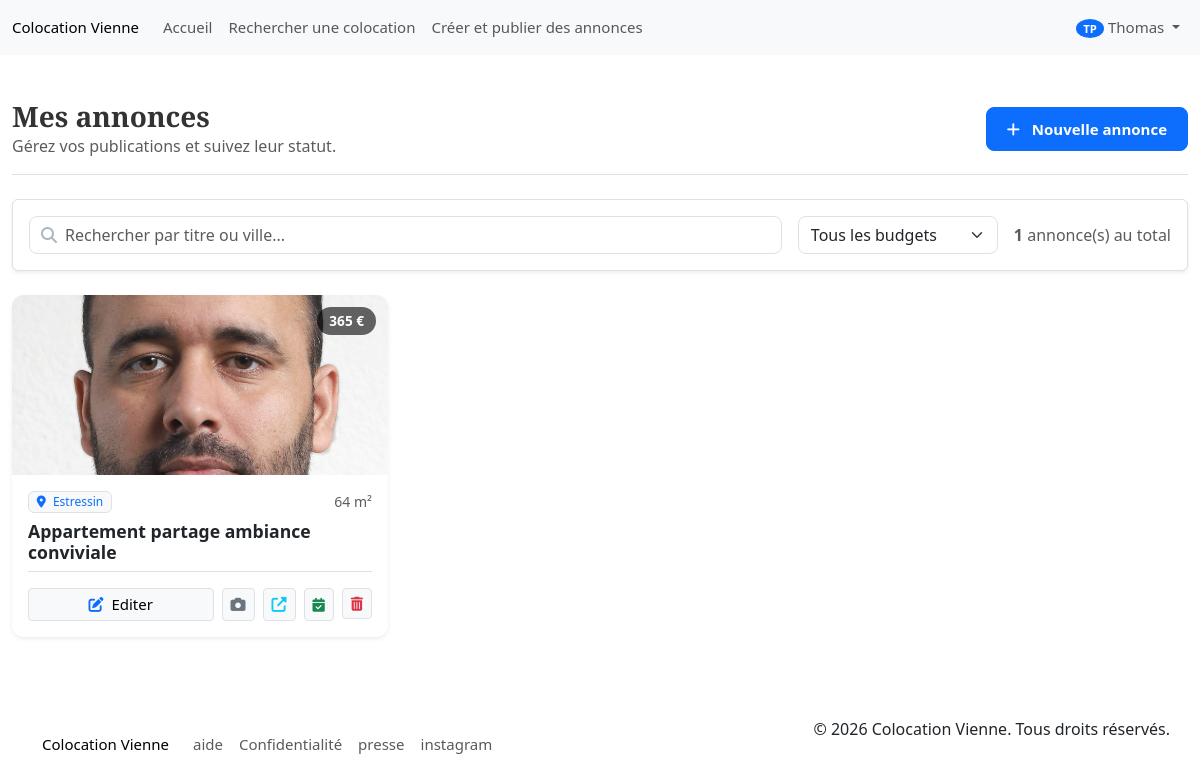
Screenshot of /pages/page_annonce.php (signed in) with the database file from the repository.
### tables this page shows
CREATE TABLE `utilisateur` (
  `id_utilisateur` int(11) NOT NULL,
  `nom` varchar(40) NOT NULL,
  `email` varchar(100) NOT NULL,
  `mot_de_passe` varchar(100) NOT NULL,
  `situation_professionnel` varchar(40) NOT NULL,
  `garant` tinyint(1) NOT NULL,
  `retraite` decimal(10,2) NOT NULL,
  `caisse_allocation_familial` decimal(10,2) NOT NULL,
  `date_naissance` date NOT NULL,
  `photo_profil` varchar(250) NOT NULL,
  `salaire_mensuel_net` decimal(10,2) NOT NULL,
  `prenom` varchar(40) NOT NULL,
  `revenu_fiscal` varchar(50) NOT NULL,
  `id_role` int(11) NOT NULL,
  `type_compte` enum('colocataire','propriétaire') DEFAULT 'colocataire',
  `last_activity` datetime DEFAULT NULL
);

CREATE TABLE `annonce_utilisateur` (
  `id_utilisateur` int(11) NOT NULL,
  `id_annonce` int(11) NOT NULL
);

CREATE TABLE `annonce` (
  `id_annonce` int(11) NOT NULL,
  `titre` varchar(50) NOT NULL,
  `adresse_1` varchar(255) NOT NULL,
  `adresse_2` varchar(255) DEFAULT NULL,
  `adresse_3` varchar(255) DEFAULT NULL,
  `adresse_4` varchar(255) DEFAULT NULL,
  `ville` varchar(50) NOT NULL,
  `code_postal` int(11) NOT NULL,
  `loyer_location_chez_habitant` decimal(10,2) NOT NULL,
  `description` text NOT NULL,
  `surface_logement` decimal(10,2) NOT NULL,
  `surface_chambres` decimal(10,2) NOT NULL,
  `nombre_chambre` int(11) NOT NULL,
  `date_expiration` date DEFAULT NULL,
  `date_publication` date NOT NULL,
  `date_modification` date NOT NULL,
  `carte_coordonnee_GPS` varchar(40) DEFAULT NULL,
  `date_cloture` date DEFAULT NULL,
  `loyer_colocation` decimal(10,2) NOT NULL
);

### pages/page_annonce.php (the view, shortened to what the rows shown need)
<?php
require_once '../init.php';
require_once(__DIR__ . "/../app/Views/partials/header.php");
$userId = (int) $_SESSION['user_id'];
$annonces = $annonceDAO->getAllAnouncesByUserId($userId);
?>
<div class="container" style="margin-top: 100px; margin-bottom: 50px; max-width: 1200px;">
    <div class="d-flex justify-content-between align-items-center mb-4 pb-3 border-bottom">
        <div>
            <h1 style="font-size: 1.75rem; font-weight: 700; color: #333; margin: 0;">Mes annonces</h1>
        </div>
    </div>
    <?php if (empty($annonces)): ?>
        <div class="text-center py-5 bg-light rounded-4 border-2 border-dashed">
            <div class="mb-3"><i class="fas fa-home fa-3x text-light-emphasis"></i></div>
            <h4>Aucune annonce pour le moment</h4>
            <p class="text-muted">Commencez par créer votre première annonce de colocation.</p>
            <a href="<?php echo Config::url('/annonce/create'); ?>" class="btn btn-outline-primary mt-2">Créer une annonce</a>
        </div>
    <?php else: ?>
        <div class="row g-4" id="manageGrid">
            <?php foreach ($annonces as $a): ?>
                <?php
                    $photoUrl = $a->getPhoto();
                    $image = !empty($photoUrl)
                        ? (strpos($photoUrl, 'http') === 0 ? $photoUrl : Config::url($photoUrl))
                        : 'https://images.unsplash.com/photo-1560448204-e02f11c3d0e2?auto=format&fit=crop&w=400&q=80';
                    $searchText = strtolower($a->getTitre() . ' ' . $a->getVille());
                ?>
                <div class="col-md-6 col-lg-4 manage-card-wrapper" data-search="<?php echo htmlspecialchars($searchText); ?>" data-price="<?php echo $a->getLoyerHabitant(); ?>">
                    <div class="card h-100 border-0 shadow-sm overflow-hidden" style="border-radius: 12px; transition: transform 0.2s;">
                        <div style="position: relative; height: 180px;">
                            <img src="<?php echo htmlspecialchars($image); ?>" class="card-img-top w-100 h-100" style="object-fit: cover;" alt="Aperçu">
                            <div style="position: absolute; top: 12px; right: 12px; background: rgba(0,0,0,0.6); color: white; padding: 4px 12px; border-radius: 20px; font-size: 0.85rem; font-weight: 600;">
                                <?php echo number_format($a->getLoyerHabitant(), 0, ',', ' '); ?> €
                            </div>
                        </div>
                        <div class="card-body d-flex flex-column">
                            <div class="d-flex justify-content-between align-items-start mb-2">
                                <span class="badge bg-light text-primary border" style="font-weight: 500;">
                                    <i class="fas fa-map-marker-alt me-1"></i> <?php echo htmlspecialchars($a->getVille()); ?>
                                </span>
                                <small class="text-muted"><?php echo htmlspecialchars($a->getSurfaceLogement()); ?>
                                m²</small>
                            </div>
                            <h5 class="card-title text-dark" style="font-weight: 600; font-size: 1.1rem;"><?php echo htmlspecialchars($a->getTitre()); ?></h5>
                            <div class="mt-auto pt-3 border-top d-flex gap-2">
                                <a href="<?php echo Config::url('annonce/edit?id=' . $a->getId()); ?>" class="btn btn-sm btn-light border flex-grow-1" style="font-weight: 500;">
                                    <i class="fas fa-edit me-1 text-primary"></i> Editer
                                </a>
                                <a href="modifier_photos.php?id_annonce=<?php echo $a->getId(); ?>" class="btn btn-sm btn-light border" title="Photos">
                                    <i class="fas fa-camera text-secondary"></i>
                                </a>
                                <a href="<?php echo Config::url("annonce/show?id="). $a->getId(); ?>" class="btn btn-sm btn-light border" title="Voir l'aperçu">
                                    <i class="fas fa-external-link-alt text-info"></i>
                                </a>
                                <button type="button" class="btn btn-sm btn-light border" title="Gérer les visites" data-bs-toggle="modal" data-bs-target="#visitModal<?php echo $a->getId(); ?>">
                                    <i class="fas fa-calendar-check text-success"></i>
                                </button>
                                <form action="<?php echo Config::url('annonce/delete'); ?>" method="POST" onsubmit="return confirm('Voulez-vous vraiment supprimer cette annonce ?');" class="d-inline">
                                    <button type="submit" class="btn btn-sm btn-light border text-danger" title="Supprimer">
                                        <i class="fas fa-trash-alt"></i>
                                    </button>
                                </form>
                            </div>
                        </div>
                    </div>
                </div>
            <?php endforeach; ?>
        </div>
    <?php endif; ?>
</div>
<?php require_once(__DIR__ . "/../app/Views/partials/footer.php"); ?>

### app/Views/partials/header.php (shortened to what the rows shown need)
<?php
global $userDAO, $messageDAO;
function getUserAvatar($user_id, $userDAO) {
    try {
        $user = $userDAO->getById($user_id);
        if ($user && !empty($user->getPhotoProfil())) {
            $server_path = $_SERVER['DOCUMENT_ROOT'] . Config::url("pages/be/" . $user->getPhotoProfil());
        }
        $initials = '';
        if ($user) {
            if (!empty($user->getPrenom()) && !empty($user->getNom())) {
                $initials = strtoupper(substr($user->getPrenom(), 0, 1) . substr($user->getNom(), 0, 1));
            } elseif (!empty($user->getPrenom())) {
                $initials = strtoupper(substr($user->getPrenom(), 0, 2));
            } else {
                $initials = 'U';
            }
        } else {
            $initials = 'U';
        }
        return [
            'src' => '',
            'initials' => $initials,
            'has_photo' => false
        ];
    } catch (Exception $e) {
        error_log("Error in getUserAvatar: " . $e->getMessage());
        return [
            'src' => '',
            'initials' => 'U',
            'has_photo' => false
        ];
    }
}
$avatarData = null;
if (!empty($_SESSION['isLoggedin']) && isset($_SESSION['user_id'])) {
    try {
        $avatarData = getUserAvatar($_SESSION['user_id'], $userDAO);
    } catch (Exception $e) {
        error_log("Avatar fetch error: " . $e->getMessage());
        $avatarData = [
            'src' => '',
            'initials' => 'U',
            'has_photo' => false
        ];
    }
}
?>
<!DOCTYPE html>
<html lang="fr">
<head>
    <link rel="stylesheet" href="https://cdnjs.cloudflare.com/ajax/libs/font-awesome/6.5.1/css/all.min.css" />
    <link rel="stylesheet" href="<?php echo Config::asset('style/style.css'); ?>">
    <link href="https://cdn.jsdelivr.net/npm/bootstrap@5.3.3/dist/css/bootstrap.min.css" rel="stylesheet">
</head>
<body>
   <nav class="navbar navbar-expand-lg fixed-top bg-body-tertiary">
     <div class="container-fluid">
      <div class="collapse navbar-collapse" id="navbarNav">
        <ul class="navbar-nav">
          <?php if (empty($_SESSION['isLoggedin'])): ?>
            <li class="nav-item">
              <a class="nav-link" href="<?php echo Config::url('auth/register'); ?>">
                <i class="fas fa-user-plus"></i> Inscription
              </a>
            </li>
            <li class="nav-item">
              <a class="nav-link" href="<?php echo Config::url('auth/login'); ?>">
                <i class="fas fa-sign-in-alt"></i> Connexion
              </a>
            </li>
          <?php else: ?>
            <li class="nav-item dropdown">
              <a class="nav-link dropdown-toggle" href="#" id="profileDropdown" role="button" data-bs-toggle="dropdown" aria-expanded="false">
                <?php if ($avatarData && $avatarData['has_photo']): ?>
                  <img src="<?php echo htmlspecialchars($avatarData['src']); ?>" alt="Profile" style="width: 32px; height: 32px; border-radius: 50%;">
                <?php else: ?>
                  <span class="badge bg-primary rounded-circle"><?php echo htmlspecialchars($avatarData['initials'] ?? 'U'); ?></span>
                <?php endif; ?>
                <?php echo htmlspecialchars($_SESSION['user_prenom'] ?? 'Mon compte'); ?>
              </a>
                    <span class="badge bg-danger rounded-pill"><?php echo $messageDAO ? $messageDAO->countUnread($_SESSION['user_id']) : 0; ?></span>
            </li>
          <?php endif; ?>
        </ul>
      </div>
    </div>
  </nav>

### rows the page displays
utilisateur: prenom+nom "TP"
annonce_utilisateur: id_annonce.loyer_location_chez_habitant "365", id_annonce.ville "Estressin", id_annonce.surface_logement "64", id_annonce.titre "Appartement partage ambiance conviviale"

### other values shown
$_SESSION['user_prenom'] "Thomas"
count($annonces) "1"
